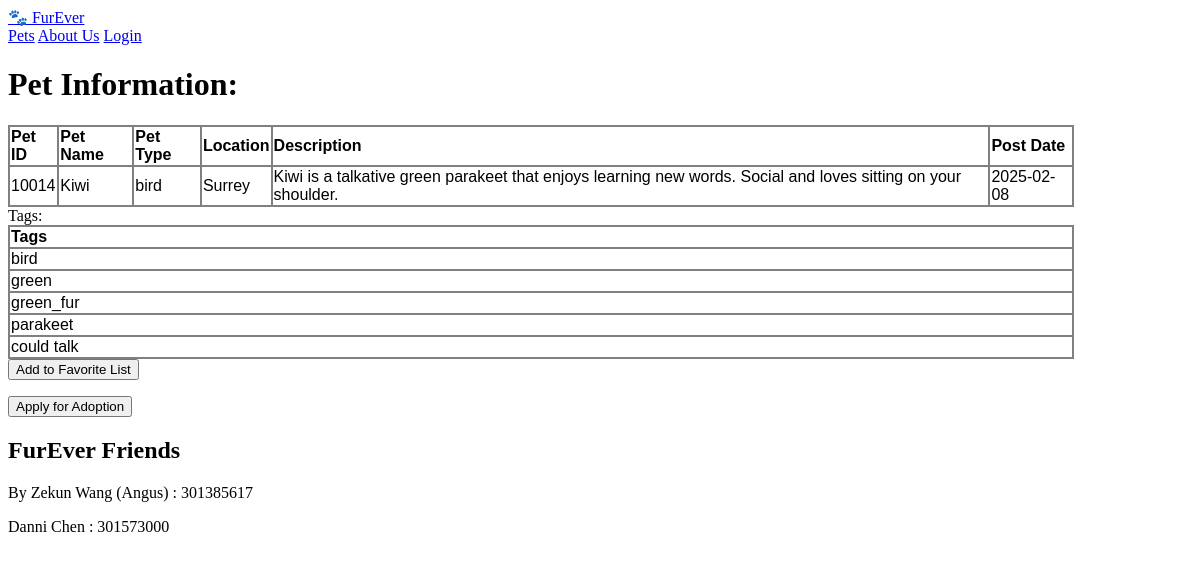
The page /public/pages/pet_information.php?edit=10014 on the database its author committed.
### tables this page shows
CREATE TABLE `pet` (
  `pet_id` int(5) NOT NULL,
  `pet_name` varchar(20) NOT NULL,
  `location` varchar(50) NOT NULL,
  `pet_type` varchar(20) NOT NULL,
  `post_date` date NOT NULL,
  `description` text NOT NULL
);

CREATE TABLE `tags` (
  `tag_id` int(5) NOT NULL,
  `content` varchar(20) NOT NULL
);

### public/pages/pet_information.php (the view, shortened to what this page needs)
<?php require_once("../../private/functions/initialization.php") ?>
<?php
require_once(ROOT_PATH . SHARED_PATH.'/header.php');
echo "<h1>Pet Information: </h1>";
if(isset($_GET['edit'])){
    $id = $_GET['edit'];
}
$general_query = "SELECT * FROM pet WHERE pet_id = ".$id;
$select_result = mysqli_query($connection, $general_query);
if(mysqli_num_rows($select_result) != 0){
    echo"<table class='resultTable'><tr>";
        echo "<td class='tableGrid'><p class='tableHeader'>Pet ID</p></td>";
        echo "<td class='tableGrid'><p class='tableHeader'>Pet Name</p></td>";
        echo "<td class='tableGrid'><p class='tableHeader'>Pet Type</p></td>";
        echo "<td class='tableGrid'><p class='tableHeader'>Location</p></td>";
        echo "<td class='tableGrid'><p class='tableHeader'>Description</p></td>";
        echo "<td class='tableGrid'><p class='tableHeader'>Post Date</p></td>";
    echo "</tr><tr>";
    while($row = mysqli_fetch_assoc($select_result)){
        echo "<td class='tableGrid'>". $row['pet_id']. "</td>";
        echo "<td class='tableGrid'>". $row['pet_name']. "</td>";
        echo "<td class='tableGrid'>". $row['pet_type']. "</td>";
        echo "<td class='tableGrid'>". $row['location']. "</td>";
        echo "<td class='tableGrid'>". $row['description']. "</td>";
        echo "<td class='tableGrid'>". $row['post_date']. "</td>";
        echo"</tr>";
    }
    echo"</table>";
}
else{
    echo"<tr>Result is empty!</tr>";
}
echo "Tags:";
$tag_query = "SELECT tags.content FROM tags LEFT JOIN pet_tags ON pet_tags.tag_id = tags.tag_id WHERE pet_tags.pet_id = ".$id;
$tag_result = mysqli_query($connection, $tag_query);
if(mysqli_num_rows($tag_result) != 0){
    echo"<table class='resultTable'><tr>";
        echo "<td class='tableGrid'><p class='tableHeader'>Tags</p></td>";
    echo "</tr><tr>";
    while($row = mysqli_fetch_assoc($tag_result)){
        echo "<td class='tableGrid'>". $row['content']. "</td>";
        echo"</tr>";
    }
    echo"</table>";
}
else{
    echo"<tr>Result is empty!</tr>";
}
echo '<form action="../../private/functions/add_favorite.php">
            <input type="submit" value="Add to Favorite List">
        </form>';
echo '<form action="apply_page.php">
        <input type="submit" value="Apply for Adoption">
      </form>';
require_once(ROOT_PATH . SHARED_PATH.'/footer.php');
?>

### rows shown on the page
pet: pet_id "10014", pet_name "Kiwi", pet_type "bird", location "Surrey", description "Kiwi is a talkative green parakeet that enjoys learning new words. Social and loves sitting on your shoulder.", post_date "2025-02-08"
tags: content "bird"
tags: content "green"
tags: content "green_fur"
tags: content "parakeet"
tags: content "could talk"
